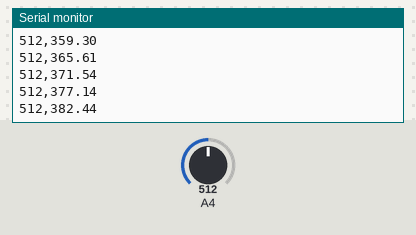
Bench run of a sketch on a simulated Arduino Mega 2560, built with avr-gcc and run on an emulated ATmega2560. Parts: the last lines printed to the serial monitor. The test bench sets the inputs (shaded band); at power-on: A4 = 512.

Above: at 1.2 s.
1.3 s: A4 set to 716
At 1.34 s:
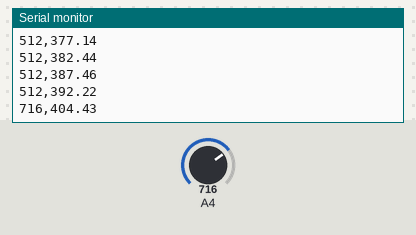
2.8 s: A4 set to 900
At 2.81 s:
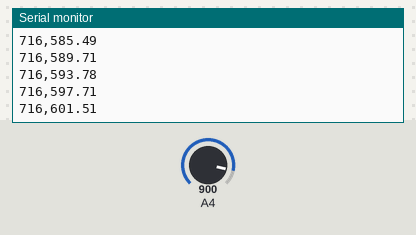
Timing chart, 0 to 5.8 s (numbered marks = the images above; inputs shaded):
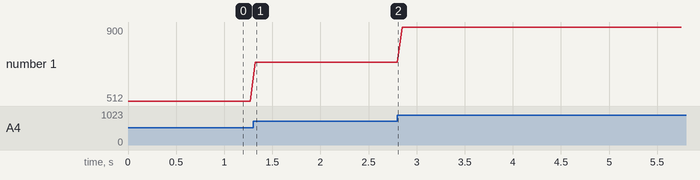

Measured:
- after the input at 1.3 s, the serial monitor: prints a new line at once (image 1)
- plotted number 1: 512 → 716 after the input at 1.3 s

The sketch:

kalman_filter.ino
```cpp
const int flexPin = 36;

float kalmanFilter(float measurement) {
  static float estimate = 0; // Ước lượng hiện tại
  static float estimateError = 1; // Sai số ước lượng
  static float processNoise = 0.01; // Nhiễu quá trình
  static float measurementNoise = 10; // Nhiễu đo lường
  static float kalmanGain;

  // Dự đoán
  estimate = estimate;
  estimateError = estimateError + processNoise;

  // Cập nhật
  kalmanGain = estimateError / (estimateError + measurementNoise);
  estimate = estimate + kalmanGain * (measurement - estimate);
  estimateError = (1 - kalmanGain) * estimateError;

  return estimate;
}

void setup() {
  Serial.begin(115200);
}

void loop() {
  int raw = analogRead(flexPin);
  float filtered = kalmanFilter(raw);

  Serial.print(raw);
  Serial.print(",");
  Serial.println(filtered);

  delay(50);
}
```
